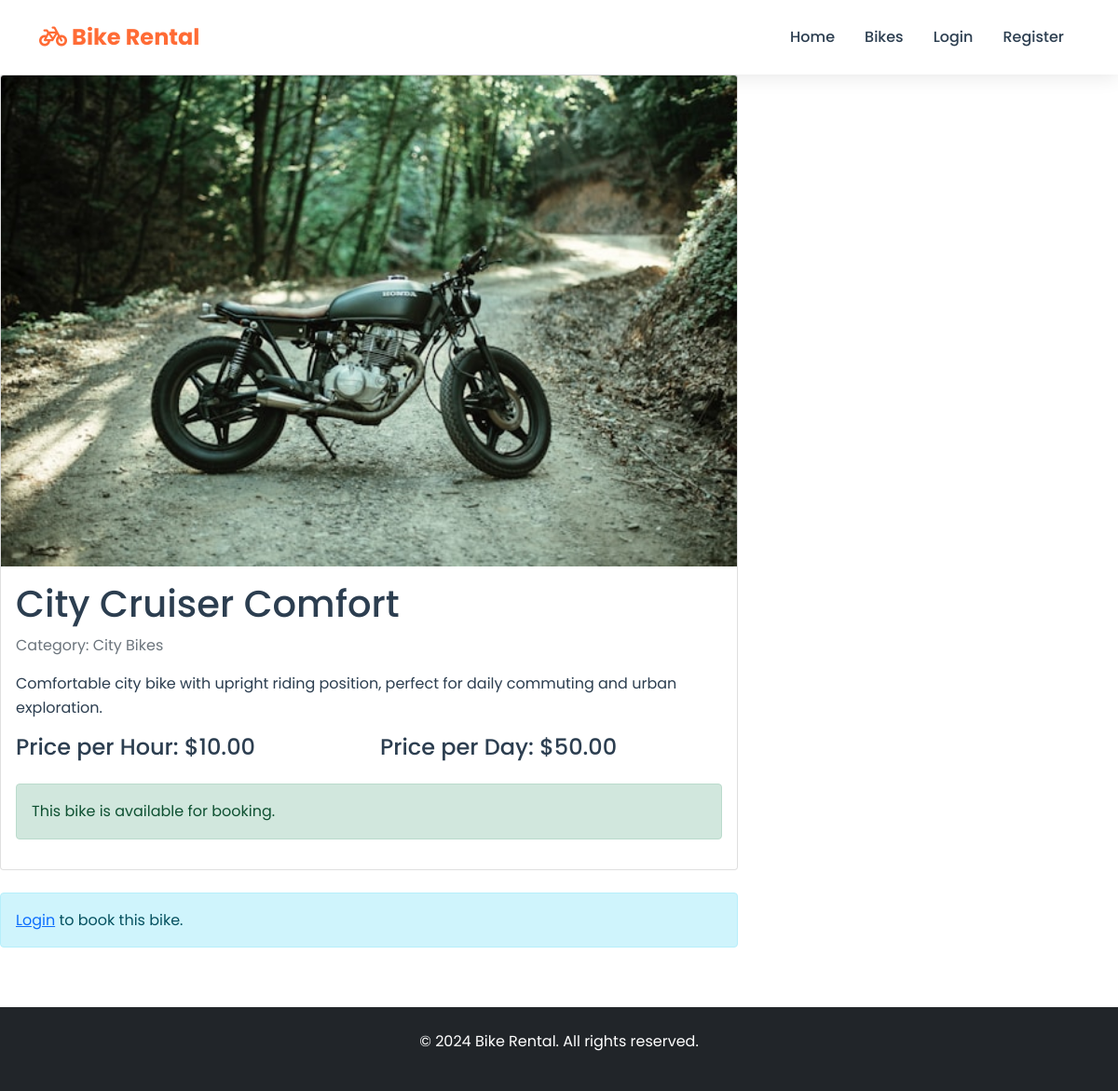
/bike/4/, run on the app's committed database.
### core/models.py (models this page shows, shortened)
class Bike(models.Model):
    name = models.CharField(max_length=200)
    category = models.ForeignKey(BikeCategory, on_delete=models.CASCADE, related_name='bikes')
    description = models.TextField()
    price_per_hour = models.DecimalField(max_digits=10, decimal_places=2)
    price_per_day = models.DecimalField(max_digits=10, decimal_places=2)
    is_available = models.BooleanField(default=True)
    image = models.ImageField(upload_to='bikes/')
    created_at = models.DateTimeField(auto_now_add=True)

class BikeCategory(models.Model):
    name = models.CharField(max_length=100)
    slug = models.SlugField(unique=True)
    image = models.ImageField(upload_to='categories/')

### core/views.py (the view)
# urls.py: path('bike/<int:pk>/', views.BikeDetailView.as_view(), name='bike_detail'),
class BikeDetailView(DetailView):
    model = Bike
    template_name = 'core/bike_detail.html'
    context_object_name = 'bike'
    def get_context_data(self, **kwargs):
        context = super().get_context_data(**kwargs)
        bike = self.get_object()
        context['form'] = BookingForm()
        today = timezone.now().date()
        is_booked_today = Booking.objects.filter(
            bike=bike,
            start_date__date=today,
            status__in=['Pending', 'Active']
        ).exists()
        context['is_booked_today'] = is_booked_today
        if is_booked_today:
            context['availability_message'] = 'This bike is already booked for today.'
        else:
            context['availability_message'] = 'This bike is available for booking.'
        return context

### core/templates/core/bike_detail.html (shortened to what this page needs)
{% extends 'core/base.html' %}
{% block content %}
<div class="row">
    <div class="col-md-8">
        <div class="card mb-4">
            {% if bike.image %}
                <img src="{{ bike.image.url }}" class="card-img-top" alt="{{ bike.name }}">
            {% else %}
                <img src="https://via.placeholder.com/800x400" class="card-img-top" alt="{{ bike.name }}">
            {% endif %}
            <div class="card-body">
                <h1 class="card-title">{{ bike.name }}</h1>
                <p class="text-muted">Category: {{ bike.category.name }}</p>
                <p class="card-text">{{ bike.description }}</p>
                <div class="row mb-3">
                    <div class="col-md-6">
                        <h4>Price per Hour: ${{ bike.price_per_hour }}</h4>
                    </div>
                    <div class="col-md-6">
                        <h4>Price per Day: ${{ bike.price_per_day }}</h4>
                    </div>
                </div>
                <div class="alert {% if is_booked_today %}alert-warning{% else %}alert-success{% endif %}">
                    {{ availability_message }}
                </div>
            </div>
        </div>
        {% if user.is_authenticated %}
        <div class="card">
            <div class="card-header">
                <h4>Book This Bike</h4>
            </div>
            <div class="card-body">
                <form method="post" id="booking-form">
                    {% csrf_token %}
                    <div class="row">
                        <div class="col-md-6 mb-3">
                            <label for="{{ form.start_date.id_for_label }}" class="form-label">Start Date</label>
                            {{ form.start_date }}
                        </div>
                        <div class="col-md-6 mb-3">
                            <label for="{{ form.end_date.id_for_label }}" class="form-label">End Date</label>
                            {{ form.end_date }}
                        </div>
                    </div>
                    <div class="alert alert-info">
                        <strong>Total Cost: $<span id="total-cost">0.00</span></strong>
                    </div>
                    <button type="submit" class="btn btn-primary">Book Now</button>
                </form>
            </div>
        </div>
        {% else %}
        <div class="alert alert-info">
            <a href="{% url 'login' %}">Login</a> to book this bike.
        </div>
        {% endif %}
    </div>
</div>
{% endblock %}

### core/templates/core/base.html (style rules this page uses)
:root { --primary-color: #FF6B35; --secondary-color: #004E89; --accent-color: #FFD23F; --text-dark: #2C3E50; --text-light: #7F8C8D; --bg-light: #F8F9FA; }
* { margin: 0; padding: 0; box-sizing: border-box; }
body { font-family: 'Poppins', sans-serif; color: var(--text-dark); line-height: 1.6; }

### data on the page
Bike: image (picture), name "City Cruiser Comfort", category.name "City Bikes", description "Comfortable city bike with upright riding position, perfect for daily commuting and urban exploration.", price_per_hour "10.00", price_per_day "50.00"

### other printed values
{{ availability_message }} "This bike is available for booking."
